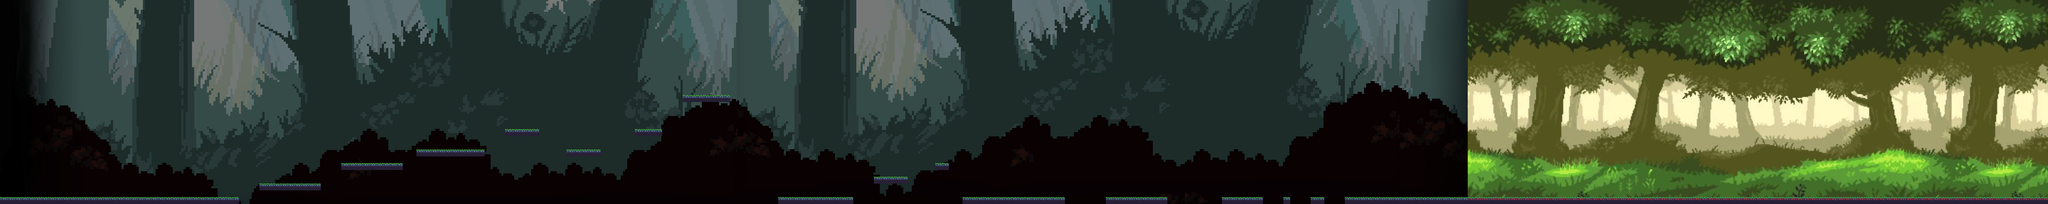

The image is a tile-based game level rendered from a .tmx file. Its description and source (layers, tilesets, objects; grid data summarised) follow:
An orthogonal 300x30 tile map with 16x16 px tiles, 1 tile layer (graphics), 3 tilesets and 17 objects.

<map version="1.0" tiledversion="1.1.6" orientation="orthogonal" renderorder="right-down" width="300" height="30" tilewidth="16" tileheight="16" infinite="0" nextobjectid="23">
 <tileset firstgid="1" source="blackforest.tsx" />
 <tileset firstgid="8041" source="greenforest.tsx" />
 <tileset firstgid="12441" source="testiles.tsx" />
 <layer name="graphics" width="300" height="30">
  <data>[9000 cells, 9000 non-empty, 6012 distinct tile ids]</data>
 </layer>
 <objectgroup name="ground">
  <object id="2" x="0" y="464" width="560" height="16" />
  <object id="3" x="608" y="432" width="144" height="16" />
  <object id="4" x="800" y="384" width="144" height="16" />
  <object id="5" x="976" y="352" width="160" height="16" />
  <object id="6" x="1184" y="304" width="80" height="16" />
  <object id="7" x="1330" y="352" width="80" height="16" />
  <object id="9" x="1488" y="304" width="64" height="16" />
  <object id="10" x="1600" y="224" width="112" height="16" />
  <object id="12" x="1824" y="464" width="176" height="16" />
  <object id="13" x="2048" y="416" width="80" height="16" />
  <object id="14" x="2192" y="384" width="32" height="16" />
  <object id="15" x="2256" y="464" width="240" height="16" />
  <object id="16" x="2592" y="464" width="144" height="16" />
  <object id="17" x="2864" y="464" width="96" height="16" />
  <object id="18" x="3008" y="464" width="16" height="16" />
  <object id="19" x="3072" y="464" width="32" height="16" />
  <object id="22" x="3152" y="464" width="1648" height="16" />
 </objectgroup>
</map>
